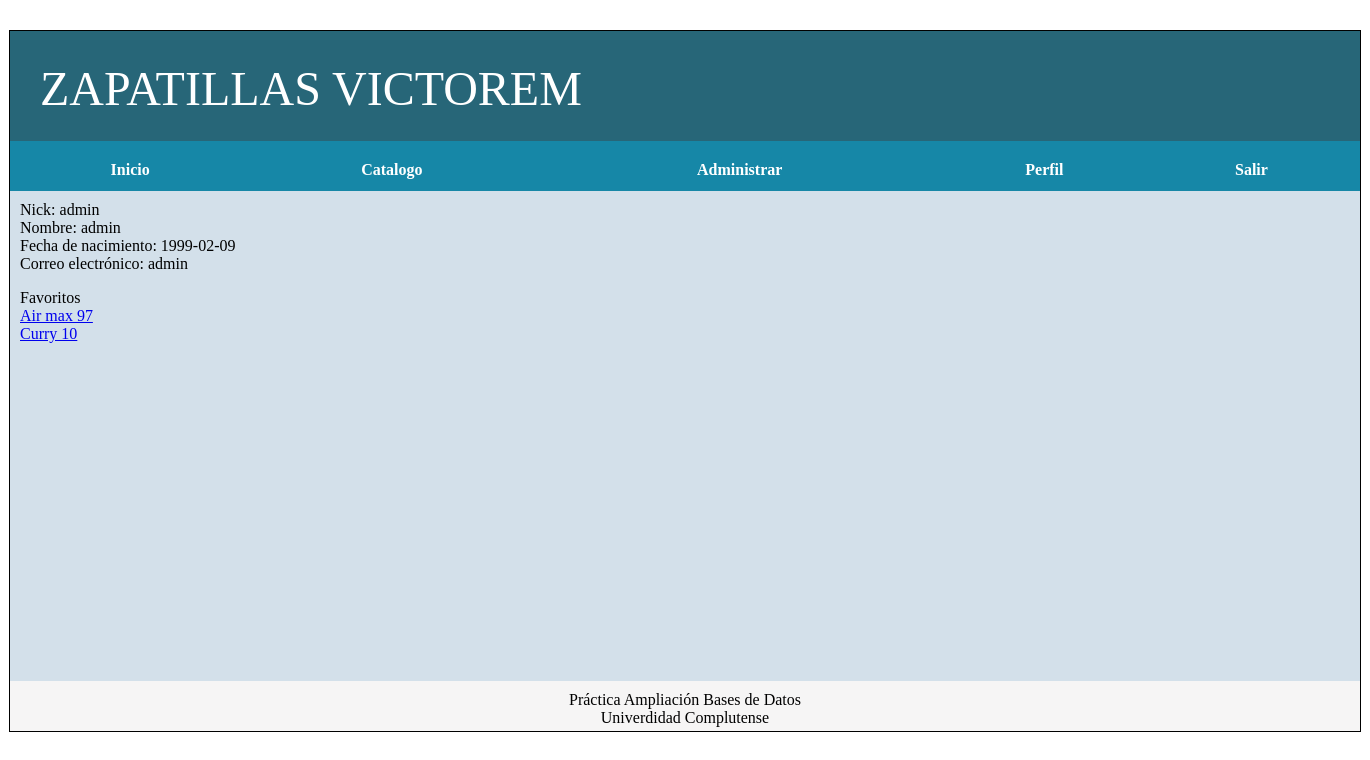
Screenshot of /vistaPerfil.php?variable=admin (signed in) with the database file from the repository.
### tables this page shows
CREATE TABLE `usuarios` (
  `Id` varchar(100) NOT NULL,
  `Nombre` varchar(100) NOT NULL,
  `Contrasenia` varchar(300) NOT NULL,
  `FechaNacimiento` date NOT NULL,
  `Correo` varchar(100) NOT NULL,
  `Tipo` varchar(100) NOT NULL
);

### includes/DAO/DAO.php (called while the page is built, shortened)
<?php
class DAO {
		public $mysqli;
		public function __construct(){
			if (!$this->mysqli ){
				$this->mysqli = new mysqli('localhost','admin','adminpass','zapatillas');
			}
		}
		public function ejecutarConsulta($sql){
			if($sql != ""){
				$consulta = $this->mysqli->query($sql) or die ($this->mysqli->error. " en la línea ".(__LINE__-1));
				$tablaDatos = array();
				while ($fila = mysqli_fetch_assoc($consulta)){
					array_push($tablaDatos, $fila);
				}
				return $tablaDatos;
			}
			else {
				return 0;
			}
		}
}
?>

### includes/SA/SAUsuario.php (called while the page is built, shortened)
<?php
require_once __DIR__.'/../DAO/DAOUsuario.php';
class SAUsuario{
    public static function buscaUsuarioSA($idUsuario) {
        $daoUsuario = new DAOUsuario();
        return $daoUsuario->buscaUsuarioDAO($idUsuario);
    }
}
?>

### includes/DAO/DAOUsuario.php (called while the page is built, shortened)
<?php
include_once('DAO.php');
require_once __DIR__.'/../TO/TOUsuario.php';
class DAOUsuario extends DAO {
	public function buscaUsuarioDAO($idUsuario) {
		$usuario = new TOUsuario($idUsuario);
		$query = "SELECT * FROM usuarios  WHERE Id = '$idUsuario'";
		$rs = $this->ejecutarConsulta($query);
		if ($rs) {
			if (count($rs) == 1) {
				$usuario->setIdUsuario($rs[0]["Id"]);
				$usuario->setNombreUsuario($rs[0]["Nombre"]);
				$usuario->setContrasenaUsuario($rs[0]["Contrasenia"]);
				$usuario->setFechaUsuario($rs[0]["FechaNacimiento"]);
				$usuario->setCorreoUsuario($rs[0]["Correo"]);
				$usuario->setTipoUsuario($rs[0]["Tipo"]);
            return $usuario;
			}
		}
		return null;
	}
}
?>

### includes/TO/TOUsuario.php (called while the page is built, shortened)
<?php
class TOUsuario{
	private $id;
	private $nombre;
	private $fecha;
	private $correo;
	private $tipo;
	public function __construct($idUsuario){
		$this->id = $idUsuario;
	}
	public function setIdUsuario($idUsuario){
		$this->id = $idUsuario;
	}
	public function setNombreUsuario($nombreUsuario){
		$this->nombre = $nombreUsuario;
	}
	public function setFechaUsuario($fechaUsuario){
		$this->fecha = $fechaUsuario;
	}
	public function setCorreoUsuario ($correoUsuario){
		$this->correo = $correoUsuario;
	}
	public function setTipoUsuario($tipoUsuario){
		$this->tipo = $tipoUsuario;
	}
	public function getIdUsuario(){
		return $this->id;
	}
	public function getNombreUsuario(){
		return $this->nombre;
	}
	public function getFechaUsuario(){
		return $this->fecha;
	}
	public function getCorreoUsuario(){
		return $this->correo;
	}
	public function getTipoUsuario(){
		return $this->tipo;
	}
}
?>

### includes/SA/SAFavorito.php (called while the page is built, shortened)
<?php
require_once __DIR__.'/../DAO/DAOFavorito.php';
class SAFavorito {
	public static function listarFavoritosSA(){
	$daoFavorito = new DAOFavorito();
	$result = $daoFavorito->listarFavoritosDAO($_SESSION["id"]);
	$eventos = array();
	if($result != NULL){
		for($i = 0; $i < count($result); $i++ ){
			array_push($eventos, $result[$i]);
		}
	}
	return $eventos;
	}
}
?>

### includes/DAO/DAOFavorito.php (called while the page is built, shortened)
<?php
include_once('DAO.php');
class DAOFavorito extends DAO {
	public function listarFavoritosDAO($id){
		$query = "SELECT * FROM favoritos WHERE IdUsuario = '$id'";
		$array = array();
		$rs = $this->ejecutarConsulta($query);
		if (count($rs) != 0) {
			for($i = 0; $i < count($rs); $i++ ){
                array_push( $array, $rs[$i]['IdZapatilla']);
            }
			return $array;
		}
		else{
			return null;
		}
	}
}
?>

### vistaPerfil.php (the view, shortened to what this page needs)
<?php
	require_once __DIR__.'/includes/SA/SAUsuario.php';
	require_once __DIR__.'/includes/TO/TOUsuario.php';
	require_once __DIR__.'/includes/SA/SAFavorito.php';
?>
<html>
<head>
	<link rel="stylesheet" type="text/css" href="css/estilo-basico.css" />
</head>
<body>
	<div id="contenedor">
		<?php
			require("includes/comun/cabecera.php");
			require("includes/comun/menu.php");
		?>
		<div id="contenidos">
			<?php
				if (isset($_GET['variable'])){
					$perfilUsuario = SAUsuario::buscaUsuarioSA($_GET['variable']);
				}
				echo "Nick: ". $perfilUsuario->getIdUsuario() . "</br>";
				echo "Nombre: " . $perfilUsuario->getNombreUsuario() ."</br>";
				echo "Fecha de nacimiento: " . $perfilUsuario->getFechaUsuario() . "</br>";
				echo "Correo electrónico: " . $perfilUsuario->getCorreoUsuario() . "</br>";
				$listaFavoritos = SAFavorito::listarFavoritosSA();
				$numero = sizeof($listaFavoritos);
				if($listaFavoritos == null || $numero == 0){
					echo "<p>No tienes ninguna zapatilla favorita</p>";
				}
				else{
					echo"<p>Favoritos</br>";
					for ($i = 0; $i < $numero; $i++) {
						$evento = $listaFavoritos[$i];
						echo "<a href = 'vistaZapatillas.php?variable=" . $evento ."'>" . $evento . "</a></br>";
					}
					echo "</p>";
				}
			?>
		</div>
		<?php
			include("includes/comun/pie.php");
		?>
	</div>
</body>
</html>

### css/estilo-basico.css (style rules this page uses)
body { background-color: #FFFFFF; }
div#contenedor { width: 1350px; height: 700px; margin: auto; border: 1px solid black; background-color: #aaaaaa; margin-top: 30px; }
div#contenidos { overflow-y: scroll; padding: 10px; float: center; height: 470px; width: 1330px; background-color: #d3e0ea; }

### rows the page displays
usuarios: Id "admin", Nombre "admin", FechaNacimiento "1999-02-09", Correo "admin"

### other values shown
$evento "Air max 97"
$evento "Curry 10"
